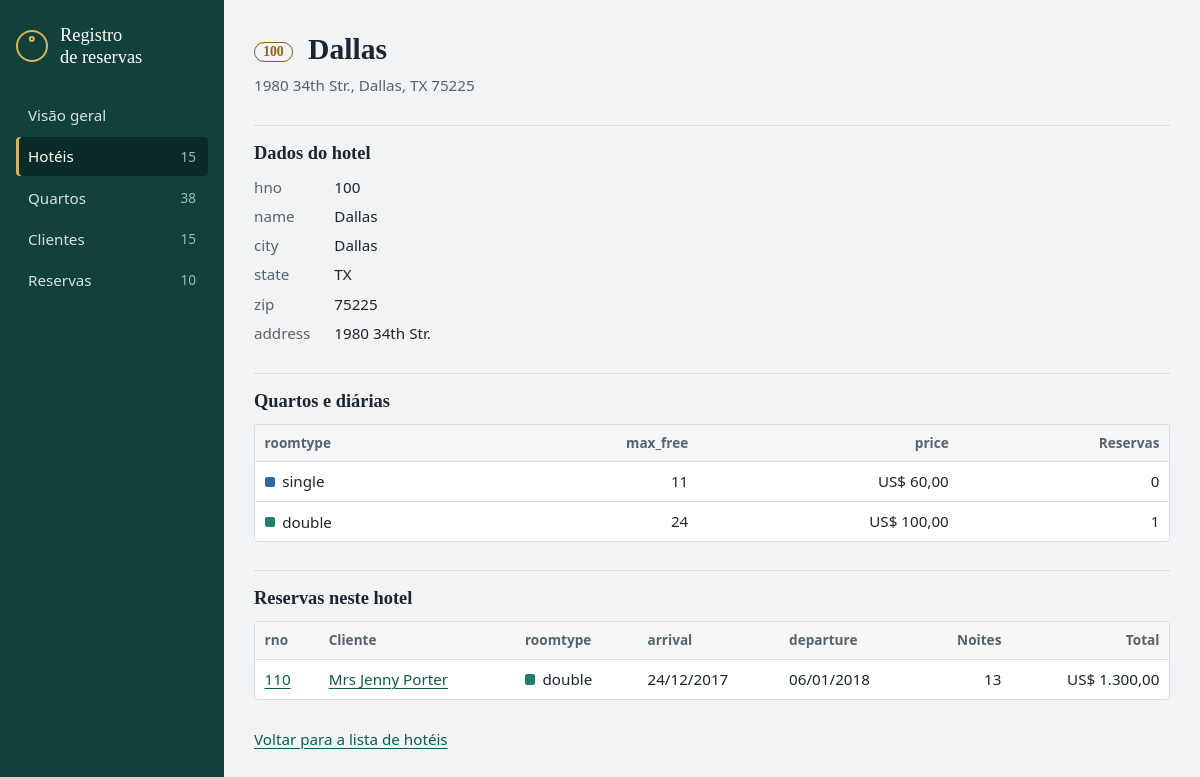
The page /hotel/100 on the database its author committed.
### tables this page shows
CREATE TABLE hotel (
    hno     INTEGER PRIMARY KEY,
    name    TEXT NOT NULL,
    city    TEXT NOT NULL,
    state   TEXT NOT NULL,
    zip     TEXT,
    address TEXT
);

CREATE TABLE room (
    hno      INTEGER NOT NULL,
    roomtype TEXT    NOT NULL CHECK (roomtype IN ('single', 'double', 'suite')),
    max_free INTEGER NOT NULL CHECK (max_free >= 0),
    price    REAL    NOT NULL CHECK (price > 0),
    PRIMARY KEY (hno, roomtype),          -- cada hotel tem no maximo um registro por tipo
    FOREIGN KEY (hno) REFERENCES hotel (hno)
);

CREATE TABLE reservation (
    rno       INTEGER PRIMARY KEY,
    cno       INTEGER NOT NULL,
    hno       INTEGER NOT NULL,
    roomtype  TEXT    NOT NULL,
    arrival   TEXT    NOT NULL,           -- formato ISO: AAAA-MM-DD
    departure TEXT    NOT NULL,
    CHECK (departure > arrival),
    FOREIGN KEY (cno) REFERENCES customer (cno),
    FOREIGN KEY (hno, roomtype) REFERENCES room (hno, roomtype)
);

### app.py (the view)
@app.route("/hotel/<int:hno>")
def detalhe_hotel(hno):
    hotel = consultar("SELECT * FROM hotel WHERE hno = ?", (hno,), um=True)
    if hotel is None:
        nao_encontrado(f"O hotel {hno} não existe.")
    quartos = consultar(
        """
        SELECT rm.roomtype, rm.max_free, rm.price,
               (SELECT COUNT(*) FROM reservation r
                 WHERE r.hno = rm.hno AND r.roomtype = rm.roomtype) AS reservas
        FROM room rm WHERE rm.hno = ? ORDER BY rm.price
        """,
        (hno,),
    )
    reservas = consultar("SELECT * FROM v_reserva WHERE hno = ? ORDER BY arrival", (hno,))
    return render_template("hotel_detalhe.html", hotel=hotel, quartos=quartos, reservas=reservas)

### app.py (called while the page is built)
def get_db():
    if "db" not in g:
        g.db = sqlite3.connect(DB_PATH)
        g.db.row_factory = sqlite3.Row  # acesso as colunas pelo nome
    return g.db

@app.teardown_appcontext
def fechar_db(_erro=None):
    db = g.pop("db", None)
    if db is not None:
        db.close()

def consultar(sql, params=(), um=False):
    cursor = get_db().execute(sql, params)
    return cursor.fetchone() if um else cursor.fetchall()

def contar(tabela):
    return consultar(f"SELECT COUNT(*) AS n FROM {tabela}", um=True)["n"]

@app.template_filter("dinheiro")
def dinheiro(valor):
    if valor is None:
        return "—"
    texto = f"{abs(valor):,.2f}".replace(",", "X").replace(".", ",").replace("X", ".")
    return f"{'-' if valor < 0 else ''}{MOEDA} {texto}"

@app.template_filter("data_br")
def data_br(valor):
    if valor is None:
        return "—"
    if isinstance(valor, str):
        valor = date.fromisoformat(valor)
    return valor.strftime("%d/%m/%Y")

@app.context_processor
def injetar_menu():
    return {
        "tabelas": [
            {"endpoint": ep, "secao": secao, "rotulo": rotulo, "tabela": tabela,
             "total": contar(tabela)}
            for ep, secao, rotulo, tabela in TABELAS
        ]
    }

### templates/hotel_detalhe.html (shortened to what this page needs)
{% extends "base.html" %}
{% import "macros.html" as m %}
{% set secao = "hoteis" %}
{% block conteudo %}
<header class="cabecalho">
    <h1>{{ m.chave(hotel.hno) }} {{ hotel.name }}</h1>
    <p class="sub">{{ hotel.address }}, {{ hotel.city }}, {{ hotel.state }} {{ hotel.zip }}</p>
</header>
<section class="bloco">
    <h2>Dados do hotel</h2>
    <dl class="ficha">
        <dt>hno</dt><dd>{{ hotel.hno }}</dd>
        <dt>name</dt><dd>{{ hotel.name }}</dd>
        <dt>city</dt><dd>{{ hotel.city }}</dd>
        <dt>state</dt><dd>{{ hotel.state }}</dd>
        <dt>zip</dt><dd>{{ hotel.zip }}</dd>
        <dt>address</dt><dd>{{ hotel.address }}</dd>
    </dl>
</section>
<section class="bloco">
    <h2>Quartos e diárias</h2>
    <div class="tabela-rolavel">
        <table>
            <thead>
                <tr><th>roomtype</th><th class="num">max_free</th><th class="num">price</th><th class="num">Reservas</th></tr>
            </thead>
            <tbody>
                {% for q in quartos %}
                <tr>
                    <td>{{ m.tipo(q.roomtype) }}</td>
                    <td class="num">{{ q.max_free }}</td>
                    <td class="num">{{ q.price|dinheiro }}</td>
                    <td class="num">{{ q.reservas }}</td>
                </tr>
                {% endfor %}
            </tbody>
        </table>
    </div>
</section>
<section class="bloco">
    <h2>Reservas neste hotel</h2>
    {% if reservas %}
    <div class="tabela-rolavel">
        <table>
            <thead>
                <tr>
                    <th>rno</th><th>Cliente</th><th>roomtype</th><th>arrival</th><th>departure</th>
                    <th class="num">Noites</th><th class="num">Total</th>
                </tr>
            </thead>
            <tbody>
                {% for r in reservas %}
                <tr>
                    <td><a href="{{ url_for('detalhe_reserva', rno=r.rno) }}">{{ r.rno }}</a></td>
                    <td><a href="{{ url_for('detalhe_cliente', cno=r.cno) }}">{{ r.cliente }}</a></td>
                    <td>{{ m.tipo(r.roomtype) }}</td>
                    <td>{{ r.arrival|data_br }}</td>
                    <td>{{ r.departure|data_br }}</td>
                    <td class="num">{{ r.noites }}</td>
                    <td class="num">{{ r.total|dinheiro }}</td>
                </tr>
                {% endfor %}
            </tbody>
        </table>
    </div>
    {% else %}
    <p class="vazio">Este hotel ainda não tem reservas.</p>
    {% endif %}
</section>
<a class="voltar" href="{{ url_for('listar_hoteis') }}">Voltar para a lista de hotéis</a>
{% endblock %}

### templates/macros.html (shortened to what this page needs)
{% macro chave(hno) -%}
<span class="chave" title="Número do hotel (hno)">{{ hno }}</span>
{%- endmacro %}
{% macro tipo(roomtype) -%}
<span class="etiqueta" data-tipo="{{ roomtype }}">{{ roomtype }}</span>
{%- endmacro %}

### static/style.css (style rules this page uses)
:root { color-scheme: light dark; --papel: #f1f3f5; --superficie: #ffffff; --realce: #f5f7f8; --tinta: #1b2530; --suave: #56636f; --linha: #d6dce1; --lateral: #12403a; --lateral-ativo: #0a2b27; --lateral-texto: #d4e5e1; --lateral-suave: #9dbcb5; --acao: #12403a; --acao-texto: #ffffff; --link: #0e5a4e; --latao: #8a6212; --latao-claro: #d9b45c; --perigo: #a3392b; --single: #2f66a3; --double: #1f7f70; --suite: #84449a; --raio: 4px; --fonte: "Segoe UI", system-ui, -apple-system, Roboto, "Helvetica Neue", Arial, sans-serif; --fonte-titulo: "Iowan Old Style", "Palatino Linotype", Palatino, "Book Antiqua", Georgia, serif; }
*, *::before, *::after { box-sizing: border-box; }
body { margin: 0; background: var(--papel); color: var(--tinta); font-family: var(--fonte); font-size: 0.95rem; line-height: 1.5; }
h1, h2 { margin: 0; font-family: var(--fonte-titulo); font-weight: 600; line-height: 1.2; }
h1 { font-size: 1.85rem; }
h2 { font-size: 1.15rem; }
a { color: var(--link); text-decoration-thickness: 1px; text-underline-offset: 0.18em; }
.cabecalho { margin-bottom: 1.5rem; }
.sub { margin: 0.4rem 0 0; max-width: 62ch; color: var(--suave); }
.bloco { margin-top: 1.75rem; padding-top: 1rem; border-top: 1px solid var(--linha); }
.bloco h2 { margin-bottom: 0.75rem; }
.voltar { display: inline-block; margin-top: 1.75rem; }
.tabela-rolavel { overflow-x: auto; border: 1px solid var(--linha); border-radius: var(--raio); background: var(--superficie); }
table { width: 100%; border-collapse: collapse; }
th, td { padding: 0.5rem 0.6rem; border-bottom: 1px solid var(--linha); text-align: left; white-space: nowrap; font-variant-numeric: tabular-nums; }
th { background: var(--realce); color: var(--suave); font-size: 0.85rem; font-weight: 600; }
tbody tr:last-child td { border-bottom: 0; }
th.num, td.num { text-align: right; }
.chave { display: inline-block; min-width: 2.3em; padding: 0.05em 0.6em; border: 1.5px solid var(--latao); border-radius: 999px; color: var(--latao); font-size: 0.85rem; font-weight: 600; text-align: center; font-variant-numeric: tabular-nums; }
.cabecalho .chave { margin-right: 0.5rem; vertical-align: middle; }
[data-tipo="single"] { --cor: var(--single); }
[data-tipo="double"] { --cor: var(--double); }
.etiqueta { display: inline-flex; align-items: center; gap: 0.45rem; }
.etiqueta::before { content: ""; width: 0.65rem; height: 0.65rem; border-radius: 2px; background: var(--cor, var(--suave)); }
.ficha { display: grid; grid-template-columns: max-content minmax(0, 1fr); gap: 0.4rem 1.5rem; margin: 0; }
.ficha dt { color: var(--suave); }
.ficha dd { margin: 0; }

### rows shown on the page
hotel: name "Dallas", address "1980 34th Str.", city "Dallas", state "TX", zip "75225", hno "100"
room: roomtype "single", max_free "11", price|dinheiro "US$ 60,00", reservas "0"
room: roomtype "double", max_free "24", price|dinheiro "US$ 100,00", reservas "1"
reservation: rno "110", cliente "Mrs Jenny Porter", roomtype "double", arrival|data_br "24/12/2017", departure|data_br "06/01/2018", noites "13", total|dinheiro "US$ 1.300,00"

### other values the page prints
{{ t.rotulo }} "Hotéis" "Quartos" "Clientes" "Reservas"
{{ t.total }} "15" "38" "15" "10"
{{ hno }} "100"
